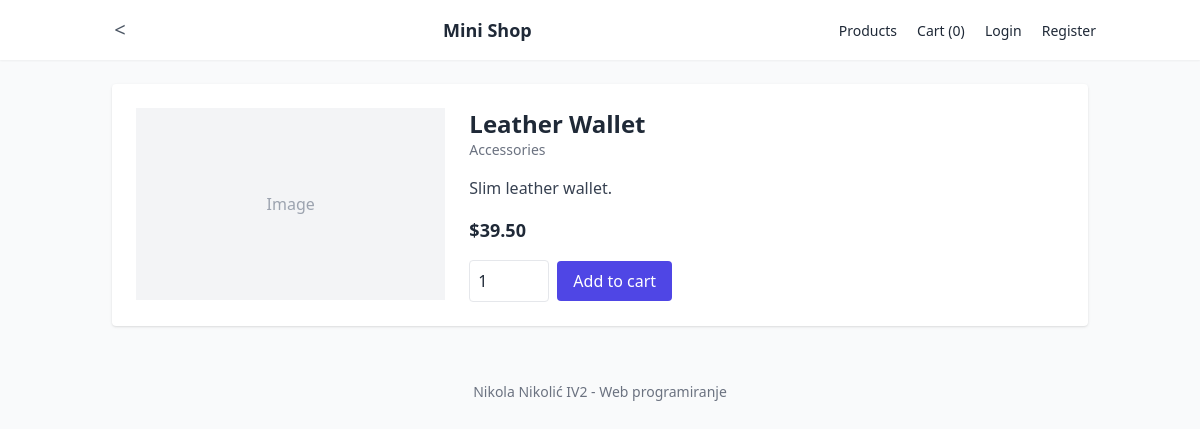
/product.php?id=2, run on the app's committed database.
### tables this page shows
CREATE TABLE IF NOT EXISTS products (
  id INT AUTO_INCREMENT PRIMARY KEY,
  category_id INT,
  title VARCHAR(200) NOT NULL,
  description TEXT,
  price DECIMAL(10,2) NOT NULL DEFAULT 0,
  image VARCHAR(255) DEFAULT NULL,
  created_at TIMESTAMP DEFAULT CURRENT_TIMESTAMP,
  FOREIGN KEY (category_id) REFERENCES categories(id) ON DELETE SET NULL
);

CREATE TABLE IF NOT EXISTS categories (
  id INT AUTO_INCREMENT PRIMARY KEY,
  name VARCHAR(100) NOT NULL,
  slug VARCHAR(120) NOT NULL UNIQUE
);

### src/models.php (called while the page is built, shortened)
<?php
require_once __DIR__ . '/db.php';
function getProduct($id) {
    global $pdo;
    $stmt = $pdo->prepare('SELECT p.*, c.name as category_name FROM products p LEFT JOIN categories c ON p.category_id=c.id WHERE p.id = ?');
    $stmt->execute([$id]);
    return $stmt->fetch();
}

### public/product.php (the view, shortened to what this page needs)
<?php
require_once __DIR__ . '/../src/models.php';
require_once __DIR__ . '/_header.php';
$id = $_GET['id'] ?? null;
$p = getProduct($id);
?>
<div class="bg-white p-6 rounded shadow">
  <div class="flex gap-6">
    <?php if(!empty($p['image'])): ?>
      <div class="w-1/3">
        <img src="<?php echo htmlspecialchars($p['image']); ?>" alt="<?php echo htmlspecialchars($p['title']); ?>" class="w-full h-48 object-cover rounded">
      </div>
    <?php else: ?>
      <div class="w-1/3 bg-gray-100 h-48 flex items-center justify-center text-gray-400">Image</div>
    <?php endif; ?>
    <div class="flex-1">
      <h2 class="text-2xl font-semibold"><?php echo htmlspecialchars($p['title']); ?></h2>
      <div class="text-sm text-gray-500"><?php echo htmlspecialchars($p['category_name']); ?></div>
      <p class="mt-4 text-gray-700"><?php echo nl2br(htmlspecialchars($p['description'])); ?></p>
      <div class="mt-4 font-bold text-lg">$<?php echo number_format($p['price'],2); ?></div>
      <form action="cart.php" method="post" class="mt-4 flex items-center gap-2">
        <input type="number" name="qty" value="1" min="1" class="w-20 p-2 border rounded">
        <button class="bg-indigo-600 text-white px-4 py-2 rounded">Add to cart</button>
      </form>
    </div>
  </div>
</div>
<?php require_once __DIR__ . '/_footer.php'; ?>

### data on the page
products: title "Leather Wallet", category.name "Accessories", description "Slim leather wallet.", price "39.50"
